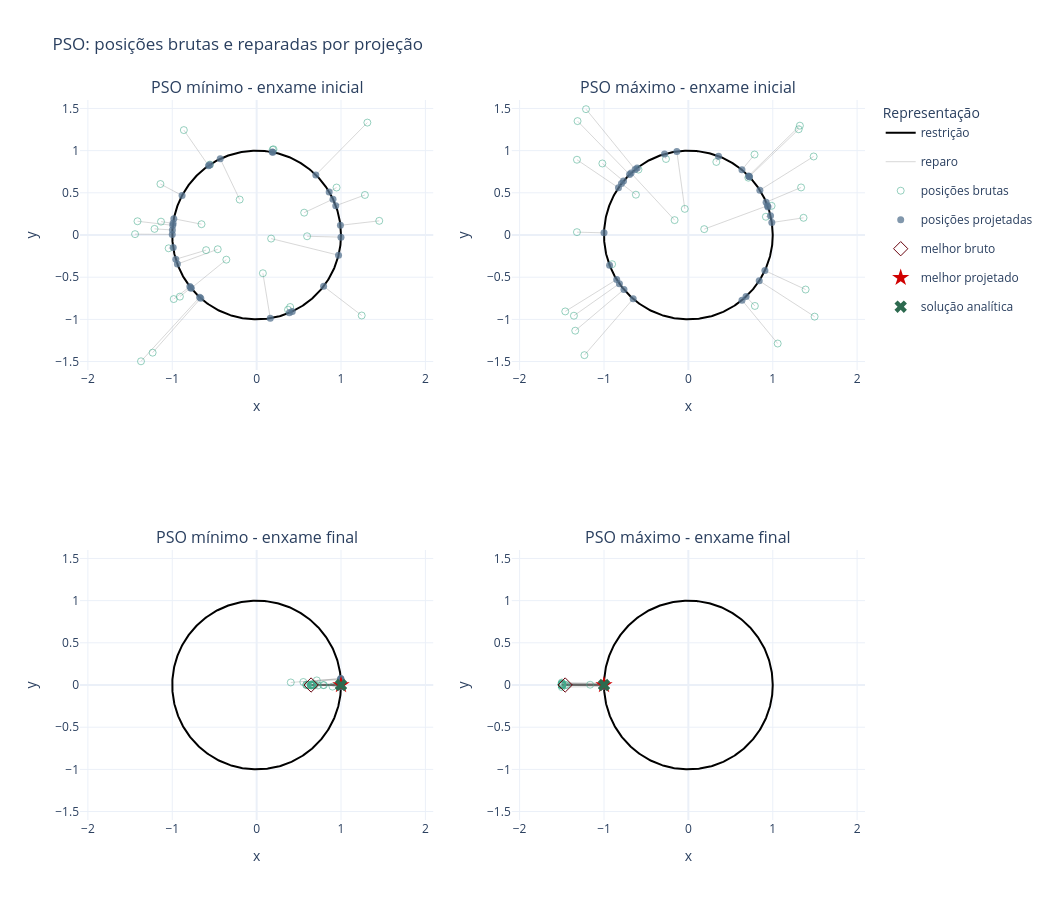

The notebook cell saved with this chart:
### Markdown cell above
## 9. Enxame inicial e final do PSO

Os painéis usam a mesma leitura do GA: posições brutas, projeções viáveis e segmentos de reparo. A dinâmica do PSO permanece no espaço cartesiano; apenas a avaliação usa os pontos projetados.

### Code cell
def plot_pso_swarms(solutions):
    pso_solutions = {
        solution["modo"]: solution
        for solution in solutions
        if solution["algoritmo"] == "PSO"
    }
    theta = np.linspace(0, 2 * np.pi, 500)
    circle_x = np.cos(theta)
    circle_y = np.sin(theta)
    fig = make_subplots(
        rows=2,
        cols=2,
        subplot_titles=(
            "PSO mínimo - enxame inicial",
            "PSO máximo - enxame inicial",
            "PSO mínimo - enxame final",
            "PSO máximo - enxame final",
        ),
    )

    for col, mode in enumerate(["min", "max"], start=1):
        solution = pso_solutions[mode]
        analytic_point = np.array([1.0, 0.0]) if mode == "min" else np.array([-1.0, 0.0])

        for row, stage in enumerate(["inicial", "final"], start=1):
            raw_points = np.asarray(solution[f"enxame_{stage}_bruto"])
            projected_points = np.asarray(solution[f"enxame_{stage}_projetado"])
            segment_x, segment_y = projection_segments(raw_points, projected_points)
            show_legend = row == 1 and col == 1

            fig.add_trace(go.Scatter(
                x=circle_x,
                y=circle_y,
                mode="lines",
                name="restrição",
                line=dict(color="black", width=2),
                legendgroup="restricao",
                showlegend=show_legend,
            ), row=row, col=col)
            fig.add_trace(go.Scatter(
                x=segment_x,
                y=segment_y,
                mode="lines",
                name="reparo",
                line=dict(color="rgba(100,100,100,0.25)", width=1),
                legendgroup="reparo",
                showlegend=show_legend,
            ), row=row, col=col)
            fig.add_trace(go.Scatter(
                x=raw_points[:, 0],
                y=raw_points[:, 1],
                mode="markers",
                name="posições brutas",
                marker=dict(
                    color="#43aa8b",
                    size=7,
                    opacity=0.55,
                    symbol="circle-open",
                ),
                legendgroup="brutos",
                showlegend=show_legend,
            ), row=row, col=col)
            fig.add_trace(go.Scatter(
                x=projected_points[:, 0],
                y=projected_points[:, 1],
                mode="markers",
                name="posições projetadas",
                marker=dict(color="#577590", size=7, opacity=0.75),
                legendgroup="projetados",
                showlegend=show_legend,
            ), row=row, col=col)

            if stage == "final":
                fig.add_trace(go.Scatter(
                    x=[solution["x_bruto"]],
                    y=[solution["y_bruto"]],
                    mode="markers",
                    name="melhor bruto",
                    marker=dict(color="#6a040f", size=11, symbol="diamond-open"),
                    legendgroup="melhor-bruto",
                    showlegend=(row == 2 and col == 1),
                ), row=row, col=col)
                fig.add_trace(go.Scatter(
                    x=[solution["x_projetado"]],
                    y=[solution["y_projetado"]],
                    mode="markers",
                    name="melhor projetado",
                    marker=dict(color="#d00000", size=13, symbol="star"),
                    legendgroup="melhor-projetado",
                    showlegend=(row == 2 and col == 1),
                ), row=row, col=col)
                fig.add_trace(go.Scatter(
                    x=[analytic_point[0]],
                    y=[analytic_point[1]],
                    mode="markers",
                    name="solução analítica",
                    marker=dict(color="#2d6a4f", size=11, symbol="x"),
                    legendgroup="analitica",
                    showlegend=(row == 2 and col == 1),
                ), row=row, col=col)

    fig.update_xaxes(title_text="x", range=[-1.6, 1.6], zeroline=True)
    fig.update_yaxes(title_text="y", range=[-1.6, 1.6], zeroline=True)
    for row in [1, 2]:
        fig.update_yaxes(scaleanchor=f"x{'' if row == 1 else 3}", scaleratio=1, row=row, col=1)
        fig.update_yaxes(scaleanchor=f"x{2 if row == 1 else 4}", scaleratio=1, row=row, col=2)
    fig.update_layout(
        title="PSO: posições brutas e reparadas por projeção",
        width=1050,
        height=900,
        template="plotly_white",
        legend_title_text="Representação",
    )
    return fig


fig_pso_swarm = plot_pso_swarms(solutions)
fig_pso_swarm.show()

### Figure 1 — Plotly figure (JSON) as saved in the notebook; plotly's stock layout.template omitted (floating-point values rounded to 4 significant figures; data arrays with more than 128 entries replaced by an {"elided": "..."} marker saying what was removed)
{"data": [{"legendgroup": "restricao", "line": {"color": "black", "width": 2}, "mode": "lines", "name": "restrição", "showlegend": true, "type": "scatter", "x": {"elided": "500 float values"}, "xaxis": "x", "y": {"elided": "500 float values"}, "yaxis": "y"}, {"legendgroup": "reparo", "line": {"color": "rgba(100,100,100,0.25)", "width": 1}, "mode": "lines", "name": "reparo", "showlegend": true, "type": "scatter", "x": [-0.4611, -0.9389, null, 0.9473, 0.8598, null, -0.5987, -0.9578, null, 0.1905, 0.1853, null, -0.8628, -0.5701, null, -0.5538, -0.5528, null, 0.07423, 0.1616, null, 0.1719, 0.9709, null, -1.043, -0.9888, null, 1.284, 0.9379, null, -1.14, -0.8835, null, 0.5982, 0.9997, null, -1.412, -0.9934, null, -0.653, -0.9813, null, -0.3591, -0.7756, null, 1.313, 0.7018, null, -0.9826, -0.7912, null, 1.453, 0.9934, null, 0.5636, 0.9052, null, -1.133, -0.9904, null, -1.371, -0.6753, null, -1.441, -1.0, null, -1.232, -0.6622, null, -1.21, -0.9982, null, 0.3975, 0.4222, null, 1.245, 0.7937, null, -0.2006, -0.4312, null, 0.3723, 0.3878, null, -0.9095, -0.7797, null, 0.1996, 0.1928, null], "xaxis": "x", "y": [-0.169, -0.3442, null, 0.5625, 0.5106, null, -0.1796, -0.2873, null, 1.01, 0.9827, null, 1.244, 0.8216, null, 0.8348, 0.8333, null, -0.4532, -0.9869, null, -0.0424, -0.2395, null, -0.1576, -0.1494, null, 0.4745, 0.3468, null, 0.6044, 0.4684, null, -0.01518, -0.02537, null, 0.163, 0.1147, null, 0.1281, 0.1925, null, -0.2923, -0.6312, null, 1.332, 0.7123, null, -0.7594, -0.6115, null, 0.168, 0.1148, null, 0.2646, 0.425, null, 0.1583, 0.1384, null, -1.497, -0.7376, null, 0.01008, 0.006996, null, -1.395, -0.7494, null, 0.07248, 0.05979, null, -0.8535, -0.9065, null, -0.9542, -0.6083, null, 0.4198, 0.9023, null, -0.885, -0.9218, null, -0.7304, -0.6262, null, 1.016, 0.9812, null], "yaxis": "y"}, {"legendgroup": "brutos", "marker": {"color": "#43aa8b", "opacity": 0.55, "size": 7, "symbol": "circle-open"}, "mode": "markers", "name": "posições brutas", "showlegend": true, "type": "scatter", "x": [-0.4611, 0.9473, -0.5987, 0.1905, -0.8628, -0.5538, 0.07423, 0.1719, -1.043, 1.284, -1.14, 0.5982, -1.412, -0.653, -0.3591, 1.313, -0.9826, 1.453, 0.5636, -1.133, -1.371, -1.441, -1.232, -1.21, 0.3975, 1.245, -0.2006, 0.3723, -0.9095, 0.1996], "xaxis": "x", "y": [-0.169, 0.5625, -0.1796, 1.01, 1.244, 0.8348, -0.4532, -0.0424, -0.1576, 0.4745, 0.6044, -0.01518, 0.163, 0.1281, -0.2923, 1.332, -0.7594, 0.168, 0.2646, 0.1583, -1.497, 0.01008, -1.395, 0.07248, -0.8535, -0.9542, 0.4198, -0.885, -0.7304, 1.016], "yaxis": "y"}, {"legendgroup": "projetados", "marker": {"color": "#577590", "opacity": 0.75, "size": 7}, "mode": "markers", "name": "posições projetadas", "showlegend": true, "type": "scatter", "x": [-0.9389, 0.8598, -0.9578, 0.1853, -0.5701, -0.5528, 0.1616, 0.9709, -0.9888, 0.9379, -0.8835, 0.9997, -0.9934, -0.9813, -0.7756, 0.7018, -0.7912, 0.9934, 0.9052, -0.9904, -0.6753, -1.0, -0.6622, -0.9982, 0.4222, 0.7937, -0.4312, 0.3878, -0.7797, 0.1928], "xaxis": "x", "y": [-0.3442, 0.5106, -0.2873, 0.9827, 0.8216, 0.8333, -0.9869, -0.2395, -0.1494, 0.3468, 0.4684, -0.02537, 0.1147, 0.1925, -0.6312, 0.7123, -0.6115, 0.1148, 0.425, 0.1384, -0.7376, 0.006996, -0.7494, 0.05979, -0.9065, -0.6083, 0.9023, -0.9218, -0.6262, 0.9812], "yaxis": "y"}, {"legendgroup": "restricao", "line": {"color": "black", "width": 2}, "mode": "lines", "name": "restrição", "showlegend": false, "type": "scatter", "x": {"elided": "500 float values"}, "xaxis": "x3", "y": {"elided": "500 float values"}, "yaxis": "y3"}, {"legendgroup": "reparo", "line": {"color": "rgba(100,100,100,0.25)", "width": 1}, "mode": "lines", "name": "reparo", "showlegend": false, "type": "scatter", "x": [0.6469, 1.0, null, 0.7892, 1.0, null, 0.6627, 1.0, null, 0.6482, 1.0, null, 0.6586, 1.0, null, 0.7271, 1.0, null, 0.6115, 1.0, null, 0.4047, 0.9972, null, 0.6036, 1.0, null, 0.7132, 0.9971, null, 0.6566, 1.0, null, 0.6454, 1.0, null, 0.7968, 1.0, null, 0.6512, 1.0, null, 0.6412, 1.0, null, 0.6925, 1.0, null, 0.8994, 0.9998, null, 0.6755, 1.0, null, 0.6705, 1.0, null, 0.6628, 1.0, null, 0.6471, 1.0, null, 0.6455, 1.0, null, 0.5905, 1.0, null, 0.6767, 1.0, null, 0.6634, 0.9999, null, 0.5536, 0.9979, null, 0.5875, 1.0, null, 0.6478, 1.0, null, 0.6433, 1.0, null, 0.6434, 1.0, null], "xaxis": "x3", "y": [-0.0004709, -0.0007279, null, -0.001037, -0.001314, null, 0.002971, 0.004483, null, -6.02e-05, -9.287e-05, null, -0.002398, -0.003641, null, -0.004817, -0.006624, null, 0.002395, 0.003916, null, 0.03012, 0.07421, null, -0.001738, -0.002879, null, 0.05456, 0.07628, null, -0.0005932, -0.0009035, null, -1.161e-06, -1.8e-06, null, -0.001964, -0.002464, null, 1.225e-05, 1.881e-05, null, 9.857e-05, 0.0001537, null, 0.005272, 0.007613, null, -0.01944, -0.02161, null, -0.0005819, -0.0008615, null, -0.002402, -0.003583, null, 0.0001173, 0.000177, null, -0.00645, -0.009968, null, 8.896e-08, 1.378e-07, null, 0.00217, 0.003674, null, 0.000467, 0.0006902, null, 0.01053, 0.01587, null, 0.03593, 0.06477, null, 0.0001129, 0.0001922, null, 0.00147, 0.002269, null, -0.000131, -0.0002037, null, 0.001375, 0.002137, null], "yaxis": "y3"}, {"legendgroup": "brutos", "marker": {"color": "#43aa8b", "opacity": 0.55, "size": 7, "symbol": "circle-open"}, "mode": "markers", "name": "posições brutas", "showlegend": false, "type": "scatter", "x": [0.6469, 0.7892, 0.6627, 0.6482, 0.6586, 0.7271, 0.6115, 0.4047, 0.6036, 0.7132, 0.6566, 0.6454, 0.7968, 0.6512, 0.6412, 0.6925, 0.8994, 0.6755, 0.6705, 0.6628, 0.6471, 0.6455, 0.5905, 0.6767, 0.6634, 0.5536, 0.5875, 0.6478, 0.6433, 0.6434], "xaxis": "x3", "y": [-0.0004709, -0.001037, 0.002971, -6.02e-05, -0.002398, -0.004817, 0.002395, 0.03012, -0.001738, 0.05456, -0.0005932, -1.161e-06, -0.001964, 1.225e-05, 9.857e-05, 0.005272, -0.01944, -0.0005819, -0.002402, 0.0001173, -0.00645, 8.896e-08, 0.00217, 0.000467, 0.01053, 0.03593, 0.0001129, 0.00147, -0.000131, 0.001375], "yaxis": "y3"}, {"legendgroup": "projetados", "marker": {"color": "#577590", "opacity": 0.75, "size": 7}, "mode": "markers", "name": "posições projetadas", "showlegend": false, "type": "scatter", "x": [1.0, 1.0, 1.0, 1.0, 1.0, 1.0, 1.0, 0.9972, 1.0, 0.9971, 1.0, 1.0, 1.0, 1.0, 1.0, 1.0, 0.9998, 1.0, 1.0, 1.0, 1.0, 1.0, 1.0, 1.0, 0.9999, 0.9979, 1.0, 1.0, 1.0, 1.0], "xaxis": "x3", "y": [-0.0007279, -0.001314, 0.004483, -9.287e-05, -0.003641, -0.006624, 0.003916, 0.07421, -0.002879, 0.07628, -0.0009035, -1.8e-06, -0.002464, 1.881e-05, 0.0001537, 0.007613, -0.02161, -0.0008615, -0.003583, 0.000177, -0.009968, 1.378e-07, 0.003674, 0.0006902, 0.01587, 0.06477, 0.0001922, 0.002269, -0.0002037, 0.002137], "yaxis": "y3"}, {"legendgroup": "melhor-bruto", "marker": {"color": "#6a040f", "size": 11, "symbol": "diamond-open"}, "mode": "markers", "name": "melhor bruto", "showlegend": true, "type": "scatter", "x": [0.6455], "xaxis": "x3", "y": [8.896e-08], "yaxis": "y3"}, {"legendgroup": "melhor-projetado", "marker": {"color": "#d00000", "size": 13, "symbol": "star"}, "mode": "markers", "name": "melhor projetado", "showlegend": true, "type": "scatter", "x": [1.0], "xaxis": "x3", "y": [1.378e-07], "yaxis": "y3"}, {"legendgroup": "analitica", "marker": {"color": "#2d6a4f", "size": 11, "symbol": "x"}, "mode": "markers", "name": "solução analítica", "showlegend": true, "type": "scatter", "x": [1], "xaxis": "x3", "y": [0], "yaxis": "y3"}, {"legendgroup": "restricao", "line": {"color": "black", "width": 2}, "mode": "lines", "name": "restrição", "showlegend": false, "type": "scatter", "x": {"elided": "500 float values"}, "xaxis": "x2", "y": {"elided": "500 float values"}, "yaxis": "y2"}, {"legendgroup": "reparo", "line": {"color": "rgba(100,100,100,0.25)", "width": 1}, "mode": "lines", "name": "reparo", "showlegend": false, "type": "scatter", "x": [0.1879, 0.9378, null, 0.9187, 0.9734, null, -0.1633, -0.6793, null, 0.7881, 0.6839, null, -1.321, -0.9997, null, -1.213, -0.631, null, 1.322, 0.714, null, 0.7104, 0.7228, null, 0.7839, 0.6349, null, -0.6219, -0.7931, null, -1.357, -0.8172, null, -0.5916, -0.6066, null, -1.314, -0.6974, null, 1.336, 0.9213, null, 0.9864, 0.9438, null, -1.232, -0.6543, null, -0.904, -0.9339, null, -1.341, -0.7635, null, -0.2653, -0.2825, null, -1.32, -0.8287, null, 1.307, 0.7218, null, 1.059, 0.6354, null, 1.365, 0.989, null, 0.3315, 0.3575, null, -1.459, -0.8496, null, 1.389, 0.9067, null, -0.04273, -0.1367, null, -1.019, -0.7689, null, 1.485, 0.8473, null, 1.496, 0.8397, null], "xaxis": "x2", "y": [0.06957, 0.3471, null, 0.2162, 0.2291, null, 0.1764, 0.7339, null, -0.8408, -0.7296, null, 0.03373, 0.02553, null, 1.491, 0.7758, null, 1.296, 0.7001, null, 0.6792, 0.691, null, 0.9539, 0.7726, null, 0.4776, 0.6091, null, -0.9567, -0.5763, null, 0.7754, 0.795, null, 1.35, 0.7167, null, 0.5637, 0.3888, null, 0.3454, 0.3305, null, -1.424, -0.7562, null, -0.3462, -0.3576, null, -1.134, -0.6458, null, 0.901, 0.9593, null, 0.8919, 0.5597, null, 1.253, 0.6921, null, -1.286, -0.7722, null, 0.2038, 0.1477, null, 0.8659, 0.9339, null, -0.9059, -0.5274, null, -0.6464, -0.4218, null, 0.3098, 0.9906, null, 0.8477, 0.6394, null, 0.9306, 0.5311, null, -0.9676, -0.5431, null], "yaxis": "y2"}, {"legendgroup": "brutos", "marker": {"color": "#43aa8b", "opacity": 0.55, "size": 7, "symbol": "circle-open"}, "mode": "markers", "name": "posições brutas", "showlegend": false, "type": "scatter", "x": [0.1879, 0.9187, -0.1633, 0.7881, -1.321, -1.213, 1.322, 0.7104, 0.7839, -0.6219, -1.357, -0.5916, -1.314, 1.336, 0.9864, -1.232, -0.904, -1.341, -0.2653, -1.32, 1.307, 1.059, 1.365, 0.3315, -1.459, 1.389, -0.04273, -1.019, 1.485, 1.496], "xaxis": "x2", "y": [0.06957, 0.2162, 0.1764, -0.8408, 0.03373, 1.491, 1.296, 0.6792, 0.9539, 0.4776, -0.9567, 0.7754, 1.35, 0.5637, 0.3454, -1.424, -0.3462, -1.134, 0.901, 0.8919, 1.253, -1.286, 0.2038, 0.8659, -0.9059, -0.6464, 0.3098, 0.8477, 0.9306, -0.9676], "yaxis": "y2"}, {"legendgroup": "projetados", "marker": {"color": "#577590", "opacity": 0.75, "size": 7}, "mode": "markers", "name": "posições projetadas", "showlegend": false, "type": "scatter", "x": [0.9378, 0.9734, -0.6793, 0.6839, -0.9997, -0.631, 0.714, 0.7228, 0.6349, -0.7931, -0.8172, -0.6066, -0.6974, 0.9213, 0.9438, -0.6543, -0.9339, -0.7635, -0.2825, -0.8287, 0.7218, 0.6354, 0.989, 0.3575, -0.8496, 0.9067, -0.1367, -0.7689, 0.8473, 0.8397], "xaxis": "x2", "y": [0.3471, 0.2291, 0.7339, -0.7296, 0.02553, 0.7758, 0.7001, 0.691, 0.7726, 0.6091, -0.5763, 0.795, 0.7167, 0.3888, 0.3305, -0.7562, -0.3576, -0.6458, 0.9593, 0.5597, 0.6921, -0.7722, 0.1477, 0.9339, -0.5274, -0.4218, 0.9906, 0.6394, 0.5311, -0.5431], "yaxis": "y2"}, {"legendgroup": "restricao", "line": {"color": "black", "width": 2}, "mode": "lines", "name": "restrição", "showlegend": false, "type": "scatter", "x": {"elided": "500 float values"}, "xaxis": "x4", "y": {"elided": "500 float values"}, "yaxis": "y4"}, {"legendgroup": "reparo", "line": {"color": "rgba(100,100,100,0.25)", "width": 1}, "mode": "lines", "name": "reparo", "showlegend": false, "type": "scatter", "x": [-1.5, -1.0, null, -1.5, -1.0, null, -1.5, -1.0, null, -1.5, -0.9999, null, -1.5, -1.0, null, -1.46, -1.0, null, -1.5, -1.0, null, -1.5, -1.0, null, -1.5, -1.0, null, -1.444, -1.0, null, -1.5, -1.0, null, -1.497, -1.0, null, -1.5, -0.9999, null, -1.165, -1.0, null, -1.493, -1.0, null, -1.5, -1.0, null, -1.5, -1.0, null, -1.5, -1.0, null, -1.496, -1.0, null, -1.499, -1.0, null, -1.5, -0.9998, null, -1.5, -1.0, null, -1.5, -1.0, null, -1.5, -1.0, null, -1.5, -1.0, null, -1.5, -0.9999, null, -1.5, -1.0, null, -1.5, -1.0, null, -1.499, -1.0, null, -1.486, -1.0, null], "xaxis": "x4", "y": [0.001862, 0.001241, null, 0.002957, 0.001971, null, 0.009501, 0.006334, null, -0.02503, -0.01668, null, -7.312e-06, -4.874e-06, null, 6.805e-07, 4.661e-07, null, -0.002859, -0.001906, null, 0.002101, 0.001401, null, 0.008315, 0.005543, null, -0.001173, -0.0008126, null, -0.0004939, -0.0003293, null, 0.001303, 0.0008704, null, 0.01951, 0.01301, null, 0.003336, 0.002865, null, -0.0005039, -0.0003376, null, 0.0001407, 9.379e-05, null, 0.002831, 0.001887, null, 0.001818, 0.001212, null, 0.001095, 0.0007317, null, 0.0003273, 0.0002183, null, 0.0295, 0.01966, null, 0.000923, 0.0006153, null, 0.002915, 0.001943, null, 0.01095, 0.007299, null, 0.001568, 0.001045, null, 0.01791, 0.01194, null, 0.004883, 0.003255, null, 0.0001176, 7.842e-05, null, -0.005235, -0.003493, null, 0.004048, 0.002723, null], "yaxis": "y4"}, {"legendgroup": "brutos", "marker": {"color": "#43aa8b", "opacity": 0.55, "size": 7, "symbol": "circle-open"}, "mode": "markers", "name": "posições brutas", "showlegend": false, "type": "scatter", "x": [-1.5, -1.5, -1.5, -1.5, -1.5, -1.46, -1.5, -1.5, -1.5, -1.444, -1.5, -1.497, -1.5, -1.165, -1.493, -1.5, -1.5, -1.5, -1.496, -1.499, -1.5, -1.5, -1.5, -1.5, -1.5, -1.5, -1.5, -1.5, -1.499, -1.486], "xaxis": "x4", "y": [0.001862, 0.002957, 0.009501, -0.02503, -7.312e-06, 6.805e-07, -0.002859, 0.002101, 0.008315, -0.001173, -0.0004939, 0.001303, 0.01951, 0.003336, -0.0005039, 0.0001407, 0.002831, 0.001818, 0.001095, 0.0003273, 0.0295, 0.000923, 0.002915, 0.01095, 0.001568, 0.01791, 0.004883, 0.0001176, -0.005235, 0.004048], "yaxis": "y4"}, {"legendgroup": "projetados", "marker": {"color": "#577590", "opacity": 0.75, "size": 7}, "mode": "markers", "name": "posições projetadas", "showlegend": false, "type": "scatter", "x": [-1.0, -1.0, -1.0, -0.9999, -1.0, -1.0, -1.0, -1.0, -1.0, -1.0, -1.0, -1.0, -0.9999, -1.0, -1.0, -1.0, -1.0, -1.0, -1.0, -1.0, -0.9998, -1.0, -1.0, -1.0, -1.0, -0.9999, -1.0, -1.0, -1.0, -1.0], "xaxis": "x4", "y": [0.001241, 0.001971, 0.006334, -0.01668, -4.874e-06, 4.661e-07, -0.001906, 0.001401, 0.005543, -0.0008126, -0.0003293, 0.0008704, 0.01301, 0.002865, -0.0003376, 9.379e-05, 0.001887, 0.001212, 0.0007317, 0.0002183, 0.01966, 0.0006153, 0.001943, 0.007299, 0.001045, 0.01194, 0.003255, 7.842e-05, -0.003493, 0.002723], "yaxis": "y4"}, {"legendgroup": "melhor-bruto", "marker": {"color": "#6a040f", "size": 11, "symbol": "diamond-open"}, "mode": "markers", "name": "melhor bruto", "showlegend": false, "type": "scatter", "x": [-1.46], "xaxis": "x4", "y": [6.805e-07], "yaxis": "y4"}, {"legendgroup": "melhor-projetado", "marker": {"color": "#d00000", "size": 13, "symbol": "star"}, "mode": "markers", "name": "melhor projetado", "showlegend": false, "type": "scatter", "x": [-1.0], "xaxis": "x4", "y": [4.661e-07], "yaxis": "y4"}, {"legendgroup": "analitica", "marker": {"color": "#2d6a4f", "size": 11, "symbol": "x"}, "mode": "markers", "name": "solução analítica", "showlegend": false, "type": "scatter", "x": [-1], "xaxis": "x4", "y": [0], "yaxis": "y4"}], "layout": {"annotations": [{"font": {"size": 16}, "showarrow": false, "text": "PSO mínimo - enxame inicial", "x": 0.225, "xanchor": "center", "xref": "paper", "y": 1, "yanchor": "bottom", "yref": "paper"}, {"font": {"size": 16}, "showarrow": false, "text": "PSO máximo - enxame inicial", "x": 0.775, "xanchor": "center", "xref": "paper", "y": 1, "yanchor": "bottom", "yref": "paper"}, {"font": {"size": 16}, "showarrow": false, "text": "PSO mínimo - enxame final", "x": 0.225, "xanchor": "center", "xref": "paper", "y": 0.375, "yanchor": "bottom", "yref": "paper"}, {"font": {"size": 16}, "showarrow": false, "text": "PSO máximo - enxame final", "x": 0.775, "xanchor": "center", "xref": "paper", "y": 0.375, "yanchor": "bottom", "yref": "paper"}], "height": 900, "legend": {"title": {"text": "Representação"}}, "title": {"text": "PSO: posições brutas e reparadas por projeção"}, "width": 1050, "xaxis": {"anchor": "y", "domain": [0, 0.45], "range": [-1.6, 1.6], "title": {"text": "x"}, "zeroline": true}, "xaxis2": {"anchor": "y2", "domain": [0.55, 1], "range": [-1.6, 1.6], "title": {"text": "x"}, "zeroline": true}, "xaxis3": {"anchor": "y3", "domain": [0, 0.45], "range": [-1.6, 1.6], "title": {"text": "x"}, "zeroline": true}, "xaxis4": {"anchor": "y4", "domain": [0.55, 1], "range": [-1.6, 1.6], "title": {"text": "x"}, "zeroline": true}, "yaxis": {"anchor": "x", "domain": [0.625, 1], "range": [-1.6, 1.6], "scaleanchor": "x", "scaleratio": 1, "title": {"text": "y"}, "zeroline": true}, "yaxis2": {"anchor": "x2", "domain": [0.625, 1], "range": [-1.6, 1.6], "scaleanchor": "x2", "scaleratio": 1, "title": {"text": "y"}, "zeroline": true}, "yaxis3": {"anchor": "x3", "domain": [0, 0.375], "range": [-1.6, 1.6], "scaleanchor": "x3", "scaleratio": 1, "title": {"text": "y"}, "zeroline": true}, "yaxis4": {"anchor": "x4", "domain": [0, 0.375], "range": [-1.6, 1.6], "scaleanchor": "x4", "scaleratio": 1, "title": {"text": "y"}, "zeroline": true}}}
